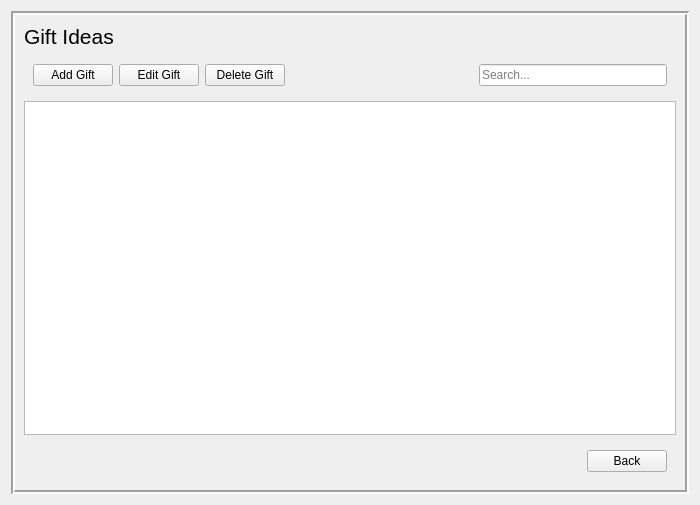
<?xml version="1.0" encoding="UTF-8"?>
<ui version="4.0">
 <class>Gifts</class>
 <widget class="QWidget" name="Gifts">
  <property name="geometry">
   <rect>
    <x>0</x>
    <y>0</y>
    <width>700</width>
    <height>505</height>
   </rect>
  </property>
  <property name="windowTitle">
   <string>Gift Ideas</string>
  </property>
  <layout class="QGridLayout" name="gridLayout_3">
   <item row="0" column="0">
    <widget class="QFrame" name="frame">
     <property name="frameShape">
      <enum>QFrame::Box</enum>
     </property>
     <property name="frameShadow">
      <enum>QFrame::Sunken</enum>
     </property>
     <property name="lineWidth">
      <number>2</number>
     </property>
     <layout class="QGridLayout" name="gridLayout_2">
      <item row="0" column="0">
       <widget class="QLabel" name="giftIdeasLabel">
        <property name="font">
         <font>
          <pointsize>16</pointsize>
         </font>
        </property>
        <property name="text">
         <string>Gift Ideas</string>
        </property>
       </widget>
      </item>
      <item row="2" column="0">
       <widget class="QTableView" name="giftsTableView"/>
      </item>
      <item row="1" column="0">
       <widget class="QWidget" name="widget" native="true">
        <layout class="QGridLayout" name="gridLayout">
         <item row="0" column="3">
          <spacer name="horizontalSpacer">
           <property name="orientation">
            <enum>Qt::Horizontal</enum>
           </property>
           <property name="sizeHint" stdset="0">
            <size>
             <width>40</width>
             <height>20</height>
            </size>
           </property>
          </spacer>
         </item>
         <item row="0" column="0">
          <widget class="QPushButton" name="addGiftButton">
           <property name="text">
            <string>Add Gift</string>
           </property>
          </widget>
         </item>
         <item row="0" column="1">
          <widget class="QPushButton" name="editGiftButton">
           <property name="text">
            <string>Edit Gift</string>
           </property>
          </widget>
         </item>
         <item row="0" column="4">
          <widget class="QLineEdit" name="searchLineEdit">
           <property name="placeholderText">
            <string>Search...</string>
           </property>
          </widget>
         </item>
         <item row="0" column="2">
          <widget class="QPushButton" name="deleteGiftButton">
           <property name="text">
            <string>Delete Gift</string>
           </property>
          </widget>
         </item>
        </layout>
       </widget>
      </item>
      <item row="3" column="0">
       <widget class="QWidget" name="widget_2" native="true">
        <layout class="QGridLayout" name="gridLayout_4">
         <item row="0" column="1">
          <widget class="QPushButton" name="backButton">
           <property name="text">
            <string>Back</string>
           </property>
          </widget>
         </item>
         <item row="0" column="0">
          <spacer name="horizontalSpacer_2">
           <property name="orientation">
            <enum>Qt::Horizontal</enum>
           </property>
           <property name="sizeHint" stdset="0">
            <size>
             <width>40</width>
             <height>20</height>
            </size>
           </property>
          </spacer>
         </item>
        </layout>
       </widget>
      </item>
     </layout>
    </widget>
   </item>
  </layout>
 </widget>
 <resources/>
 <connections/>
</ui>
